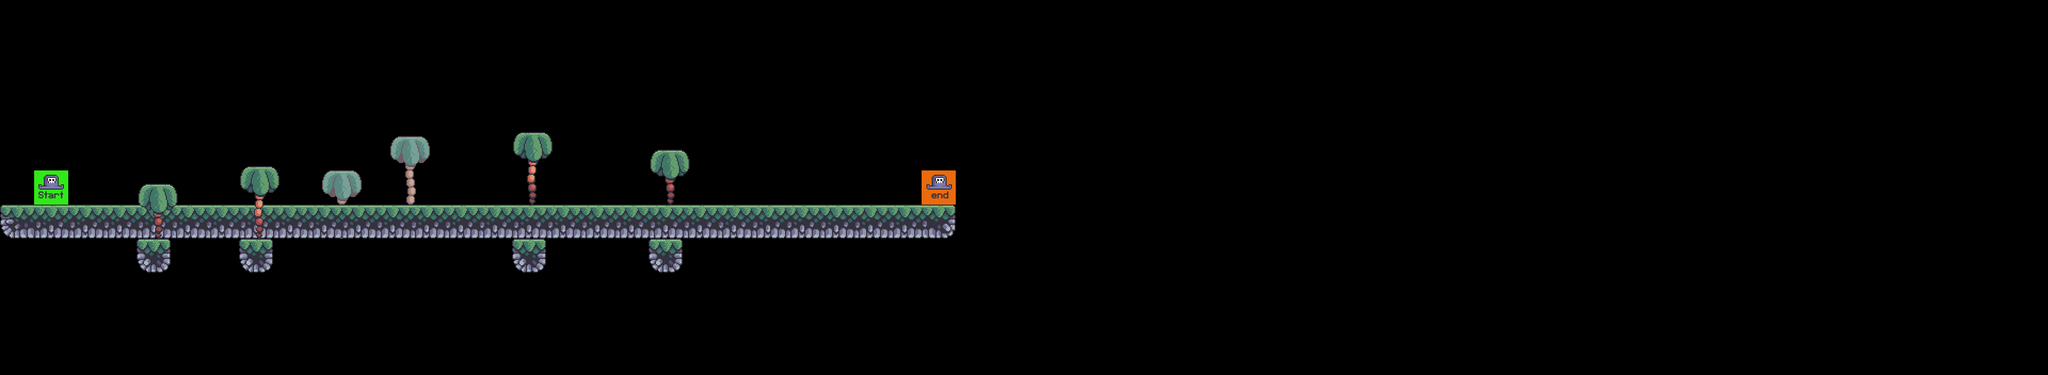

This is a level from a 2D game, rendered from its Tiled map with the project's own tilesets. A one-line summary and the map file follow, with tile-layer data summarised:
An orthogonal 60x11 tile map with 64x64 px tiles, 9 tile layers (coins, bg_palms, grass, crates, ...), 3 tilesets.

<map version="1.9" tiledversion="1.9.2" orientation="orthogonal" renderorder="right-down" width="60" height="11" tilewidth="64" tileheight="64" infinite="0" nextlayerid="11" nextobjectid="1">
 <editorsettings>
  <export target="../1/level_1.csv" format="csv" />
 </editorsettings>
 <tileset firstgid="1" source="../tilesets/terrain_tiles.tsx" />
 <tileset firstgid="17" source="../tilesets/setup_tiles.tsx" />
 <tileset firstgid="19" source="../tilesets/palms.tsx" />
 <layer id="4" name="coins" width="60" height="11">
  <data>[660 cells, 0 non-empty, 0 distinct tile ids]</data>
 </layer>
 <layer id="5" name="bg_palms" width="60" height="11">
  <data>[660 cells, 2 non-empty, 1 distinct tile ids]</data>
 </layer>
 <layer id="6" name="grass" width="60" height="11">
  <data>[660 cells, 0 non-empty, 0 distinct tile ids]</data>
 </layer>
 <layer id="7" name="crates" width="60" height="11">
  <data>[660 cells, 0 non-empty, 0 distinct tile ids]</data>
 </layer>
 <layer id="1" name="terrain" width="60" height="11">
  <data>[660 cells, 32 non-empty, 4 distinct tile ids]</data>
 </layer>
 <layer id="2" name="player" width="60" height="11">
  <data>[660 cells, 2 non-empty, 2 distinct tile ids]</data>
 </layer>
 <layer id="8" name="enemies" width="60" height="11">
  <data>[660 cells, 0 non-empty, 0 distinct tile ids]</data>
 </layer>
 <layer id="9" name="collision" width="60" height="11">
  <data>[660 cells, 0 non-empty, 0 distinct tile ids]</data>
 </layer>
 <layer id="10" name="fg_palms" width="60" height="11">
  <data>[660 cells, 4 non-empty, 2 distinct tile ids]</data>
 </layer>
</map>
